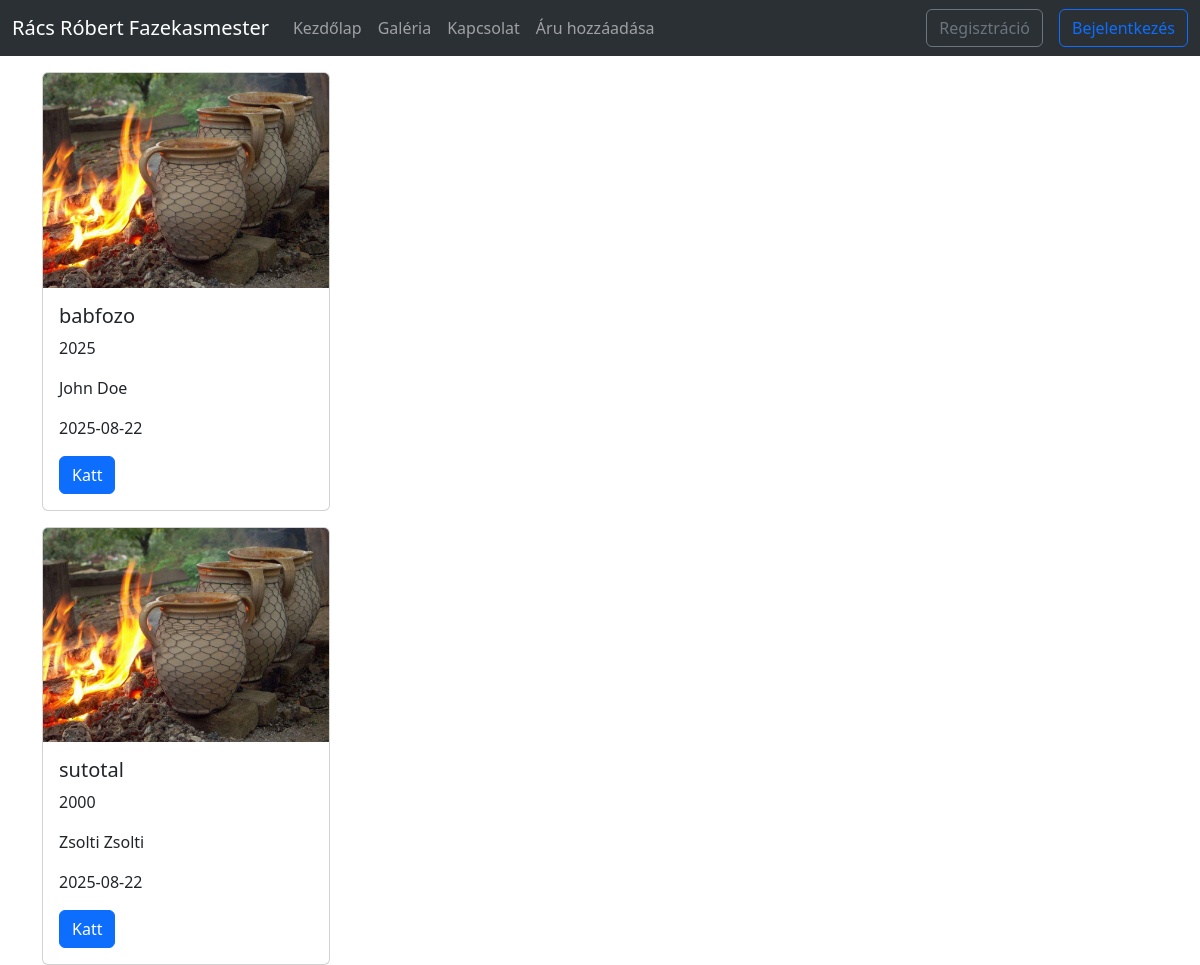
/galeria, run on an earlier commit of the app's database.
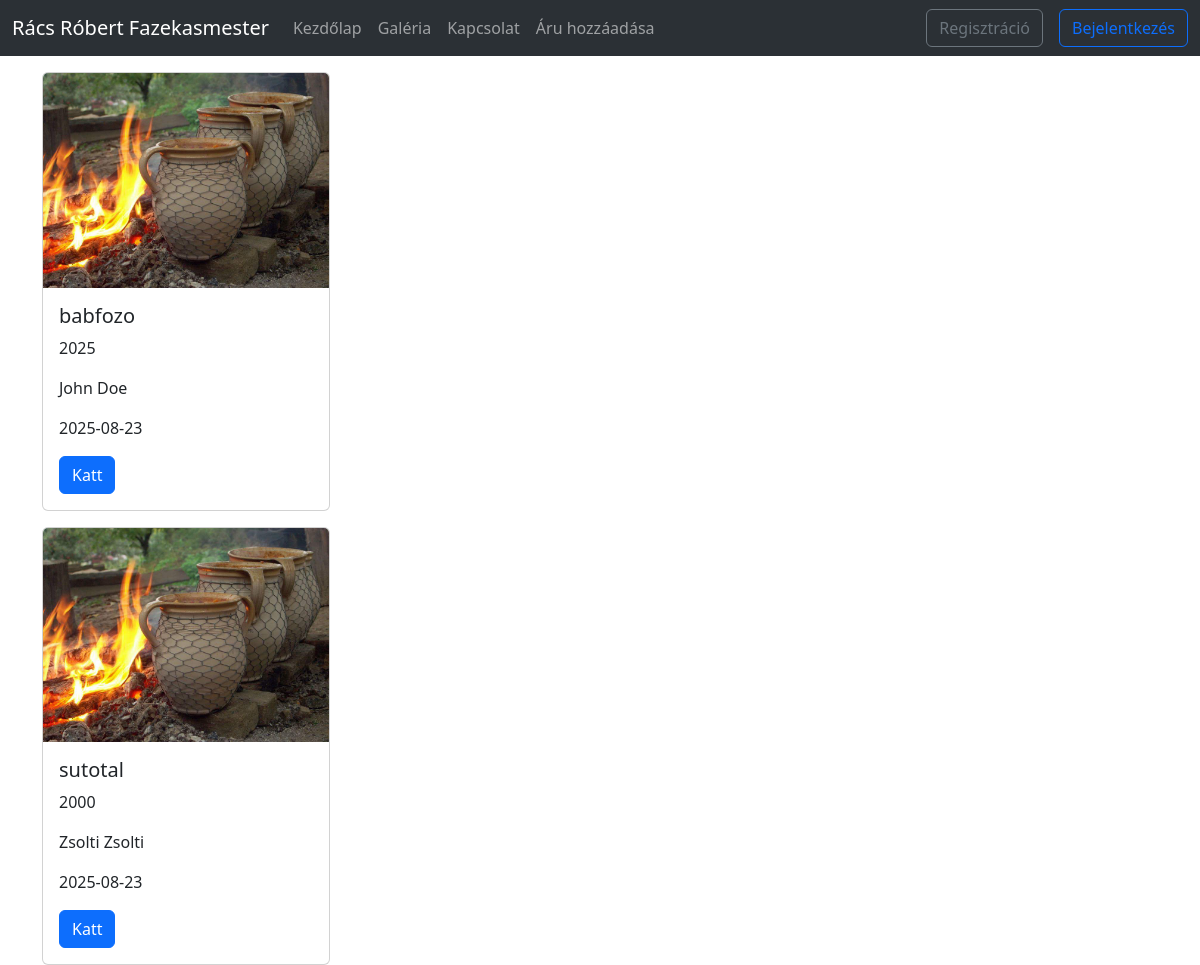
And on a later commit of the database.
### uzenofal/models.py (models this page shows, shortened)
class Object(db.Model):
    id = db.Column(db.Integer, primary_key=True)
    title = db.Column(db.String, nullable=False)
    price = db.Column(db.Integer)
    date = db.Column(db.Date, nullable=False)
    user_id = db.Column(db.Integer, db.ForeignKey('user.id'), nullable=False)

class User(db.Model):
    id = db.Column(db.Integer, primary_key=True)
    username = db.Column(db.String(20), unique=True, nullable=False)
    email = db.Column(db.String(120), unique=True, nullable=False)
    password = db.Column(db.String(60), nullable=False)
    aruk = db.relationship('Object', backref='feltolto', lazy=True)

### uzenofal/routes.py (the view)
@app.route("/galeria")
def galeria():
    aruk_db = db.session.execute(db.select(Object)).scalars()
    return render_template('gallery.html', aruk=aruk_db, title="Galéria")

### uzenofal/templates/gallery.html
{% extends 'index.html' %}
{% block content %}
    {% for aru in aruk %}
        <div class="card mt-3" style="width: 18rem;">
            <img src="static/babfozo.jpg" class="card-img-top" alt="Babfőző">
            <div class="card-body">
                <h5 class="card-title">{{ aru.title }}</h5>
                <p class="card-text">{{ aru.price }}</p>
                <p class="card-text">{{ aru.feltolto.username }}</p>
                <p class="card-text">{{ aru.date.strftime('%Y-%m-%d' )}}</p>
                <a href="/babfozo" class="btn btn-primary">Katt</a>
            </div>
        </div>
    {% endfor %}
{% endblock content%}

### uzenofal/templates/index.html (shortened to what this page needs)
<!DOCTYPE html>
<html lang="en">
<head>
    <link href="https://cdn.jsdelivr.net/npm/bootstrap@5.3.7/dist/css/bootstrap.min.css" rel="stylesheet">
    <link rel="stylesheet" href="static/style.css">
</head>
<body>
    <nav class="navbar bg -dark navbar-expand-lg bg-body-tertiary"
    data-bs-theme="dark">
        <div class="container-fluid">
            <a class="navbar-brand" href="{{ url_for('kezdolap')}}">Rács Róbert Fazekasmester </a>
            <div class="collapse navbar-collapse" id="navbarNav">
                <ul class="navbar-nav me-auto mb-2 mb-lg-0">
                    <li class="nav-item">
                        <a class="nav-link" aria-current="page" href="{{ url_for('kezdolap')}}" >Kezdőlap</a>
                    </li>
                    <li class="nav-item">
                        <a class="nav-link" href="{{url_for('galeria')}}" >Galéria</a>
                    </li>
                    <li class="nav-item">
                        <a class="nav-link" href="{{url_for('kapcsolat')}}" >Kapcsolat</a>
                    </li>
                    <li class="nav-item">
                        <a class="nav-link" href="{{ url_for('create') }}" >Áru hozzáadása</a>
                    </li>
                </ul>
                <div class="d-flex">
                    <a type="button" class="btn btn-outline-secondary" href="{{ url_for('register')}}">
                        Regisztráció
                    </a>
                    <a type="button" class="btn btn-outline-primary ms-3" >Bejelentkezés</a>
                </div>
            </div>
        </div>
    </nav>
    <div class="container">
        {% block content  %}
        {% endblock content  %}
    </div>
</body>
</html>

### uzenofal/static/style.css (style rules this page uses)
body { background-repeat: no-repeat; background-position: top; }

What changed in the data, as far as the page shows it:
changed Object "babfozo": date "2025-08-22" → "2025-08-23"
changed Object "sutotal": date "2025-08-22" → "2025-08-23"
